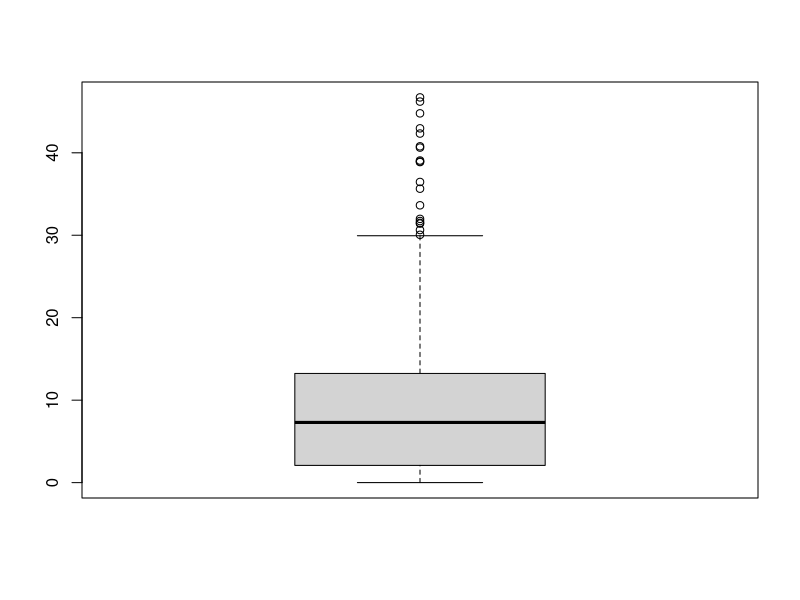
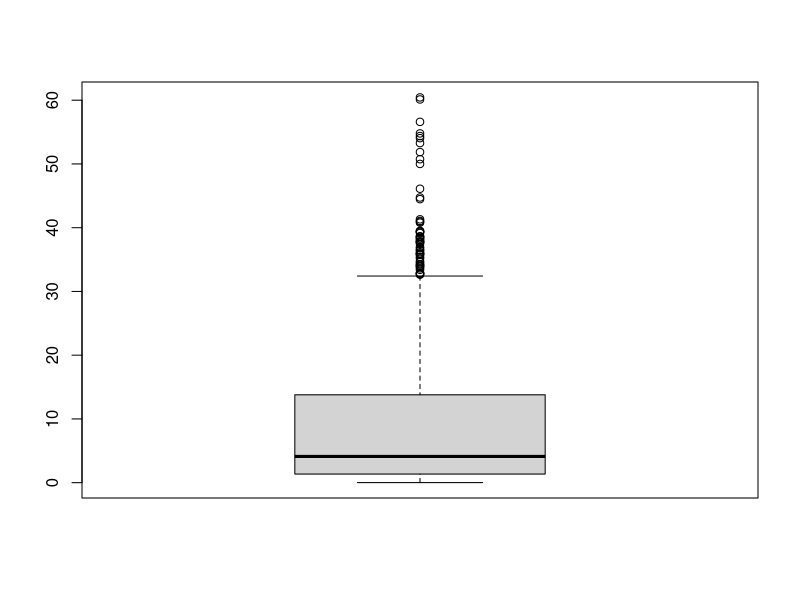
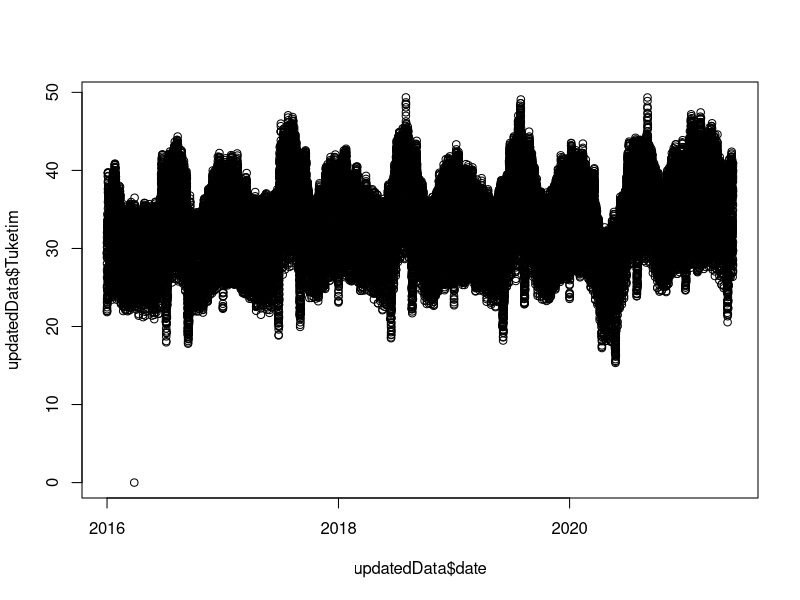

The R source for these figures, in order:
## ---- chunk 1
knitr::opts_chunk$set(echo = TRUE)
## ---- chunk 2
library(readr)
library(ggplot2) 
library(MASS)
library(tidyverse)
library(dplyr)
library(lubridate)
library(glmnet)
## ---- chunk 3
consumptionData <- read_csv("GercekZamanliTuketim-01012016-31052021.csv")
str(consumptionData)
## ---- chunk 4
modifiedData <- mutate(consumptionData, date=dmy(Tarih), hour = as.character(Saat), hour = substring (hour, 1, 2))
## ---- chunk 5
lag48 <- lag(modifiedData, 48)
lag168 <- lag(modifiedData, 168)

updatedData <- mutate(modifiedData, 
                      lag48Tuketim=lag48$Tuketim, 
                      lag168Tuketim=lag168$Tuketim,
                      lag48Err=100*abs((lag48$Tuketim - modifiedData$Tuketim)/
                                    modifiedData$Tuketim),
                      lag168Err=100*abs((lag168$Tuketim - modifiedData$Tuketim)/
                                    modifiedData$Tuketim))
## ---- chunk 6
testPeriod <- filter(updatedData, date>=as_date('2021-05-01'))
## ---- chunk 7
summary(testPeriod$lag48Err)
summary(testPeriod$lag168Err)
quantile(testPeriod$lag48Err,probs = c(0,0.1,0.25,0.5,0.75,0.9))
quantile(testPeriod$lag168Err,probs = c(0,0.1,0.25,0.5,0.75,0.9))
cor(testPeriod$Tuketim,testPeriod$lag48Tuketim)
cor(testPeriod$Tuketim,testPeriod$lag168Tuketim)
## ---- chunk 8
boxplot(testPeriod$lag48Err)
boxplot(testPeriod$lag168Err)
## ---- chunk 9
plot(updatedData$date, updatedData$Tuketim)
## ---- chunk 10
linear_model <- lm(Tuketim ~ lag168Tuketim + lag48Tuketim, data=testPeriod)
summary(linear_model)
## ---- chunk 11
predicted_linear_model <- predict(linear_model, testPeriod)
## ---- chunk 12
testPeriod <- mutate(testPeriod, linear_MAPE=100*(abs(testPeriod$Tuketim-predicted_linear_model)/testPeriod$Tuketim))
summary(testPeriod$linear_MAPE)
## ---- chunk 13
modal_cons_h0 <- lm(Tuketim ~ lag168Tuketim + lag48Tuketim, data = testPeriod %>% filter(hour == "00"))
modal_cons_h1 <- lm(Tuketim ~ lag168Tuketim + lag48Tuketim, data = testPeriod %>% filter(hour == "01"))
modal_cons_h2 <- lm(Tuketim ~ lag168Tuketim + lag48Tuketim, data = testPeriod %>% filter(hour == "02"))
modal_cons_h3 <- lm(Tuketim ~ lag168Tuketim + lag48Tuketim, data = testPeriod %>% filter(hour == "03"))
modal_cons_h4 <- lm(Tuketim ~ lag168Tuketim + lag48Tuketim, data = testPeriod %>% filter(hour == "04"))
modal_cons_h5 <- lm(Tuketim ~ lag168Tuketim + lag48Tuketim, data = testPeriod %>% filter(hour == "05"))
modal_cons_h6 <- lm(Tuketim ~ lag168Tuketim + lag48Tuketim, data = testPeriod %>% filter(hour == "06"))
modal_cons_h7 <- lm(Tuketim ~ lag168Tuketim + lag48Tuketim, data = testPeriod %>% filter(hour == "07"))
modal_cons_h8 <- lm(Tuketim ~ lag168Tuketim + lag48Tuketim, data = testPeriod %>% filter(hour == "08"))
modal_cons_h9 <- lm(Tuketim ~ lag168Tuketim + lag48Tuketim, data = testPeriod %>% filter(hour == "09"))
modal_cons_h10 <- lm(Tuketim ~ lag168Tuketim + lag48Tuketim, data = testPeriod %>% filter(hour == "10"))
modal_cons_h11 <- lm(Tuketim ~ lag168Tuketim + lag48Tuketim, data = testPeriod %>% filter(hour == "11"))
modal_cons_h12 <- lm(Tuketim ~ lag168Tuketim + lag48Tuketim, data = testPeriod %>% filter(hour == "12"))
modal_cons_h13 <- lm(Tuketim ~ lag168Tuketim + lag48Tuketim, data = testPeriod %>% filter(hour == "13"))
modal_cons_h14 <- lm(Tuketim ~ lag168Tuketim + lag48Tuketim, data = testPeriod %>% filter(hour == "14"))
modal_cons_h15 <- lm(Tuketim ~ lag168Tuketim + lag48Tuketim, data = testPeriod %>% filter(hour == "15"))
modal_cons_h16 <- lm(Tuketim ~ lag168Tuketim + lag48Tuketim, data = testPeriod %>% filter(hour == "16"))
modal_cons_h17 <- lm(Tuketim ~ lag168Tuketim + lag48Tuketim, data = testPeriod %>% filter(hour == "17"))
modal_cons_h18 <- lm(Tuketim ~ lag168Tuketim + lag48Tuketim, data = testPeriod %>% filter(hour == "18"))
modal_cons_h19 <- lm(Tuketim ~ lag168Tuketim + lag48Tuketim, data = testPeriod %>% filter(hour == "19"))
modal_cons_h20 <- lm(Tuketim ~ lag168Tuketim + lag48Tuketim, data = testPeriod %>% filter(hour == "20"))
modal_cons_h21 <- lm(Tuketim ~ lag168Tuketim + lag48Tuketim, data = testPeriod %>% filter(hour == "21"))
modal_cons_h22 <- lm(Tuketim ~ lag168Tuketim + lag48Tuketim, data = testPeriod %>% filter(hour == "22"))
modal_cons_h23 <- lm(Tuketim ~ lag168Tuketim + lag48Tuketim, data = testPeriod %>% filter(hour == "23"))
## ---- chunk 14
test_set_h0 <- testPeriod %>% filter(hour == "00")
test_set_h1 <- testPeriod %>% filter(hour == "01")
test_set_h2 <- testPeriod %>% filter(hour == "02")
test_set_h3 <- testPeriod %>% filter(hour == "03")
test_set_h4 <- testPeriod %>% filter(hour == "04")
test_set_h5 <- testPeriod %>% filter(hour == "05")
test_set_h6 <- testPeriod %>% filter(hour == "06")
test_set_h7 <- testPeriod %>% filter(hour == "07")
test_set_h8 <- testPeriod %>% filter(hour == "08")
test_set_h9 <- testPeriod %>% filter(hour == "09")
test_set_h10 <- testPeriod %>% filter(hour == "10")
test_set_h11 <- testPeriod %>% filter(hour == "11")
test_set_h12 <- testPeriod %>% filter(hour == "12")
test_set_h13 <- testPeriod %>% filter(hour == "13")
test_set_h14 <- testPeriod %>% filter(hour == "14")
test_set_h15 <- testPeriod %>% filter(hour == "15")
test_set_h16 <- testPeriod %>% filter(hour == "16")
test_set_h17 <- testPeriod %>% filter(hour == "17")
test_set_h18 <- testPeriod %>% filter(hour == "18")
test_set_h19 <- testPeriod %>% filter(hour == "19")
test_set_h20 <- testPeriod %>% filter(hour == "10")
test_set_h21 <- testPeriod %>% filter(hour == "21")
test_set_h22 <- testPeriod %>% filter(hour == "22")
test_set_h23 <- testPeriod %>% filter(hour == "23")
## ---- chunk 15
test_set_pred_h0 <- predict(modal_cons_h0, newdata = test_set_h0)
summary((abs(test_set_h0$Tuketim - test_set_pred_h0) / abs(test_set_h0$Tuketim)) * 100)
## ---- chunk 16
test_set_pred_h1 <- predict(modal_cons_h1, newdata = test_set_h1)
summary((abs(test_set_h1$Tuketim - test_set_pred_h1) / abs(test_set_h1$Tuketim)) * 100)
## ---- chunk 17
test_set_pred_h2 <- predict(modal_cons_h2, newdata = test_set_h2)
summary((abs(test_set_h2$Tuketim - test_set_pred_h2) / abs(test_set_h2$Tuketim)) * 100)
## ---- chunk 18
test_set_pred_h3 <- predict(modal_cons_h3, newdata = test_set_h3)
summary((abs(test_set_h3$Tuketim - test_set_pred_h3) / abs(test_set_h3$Tuketim)) * 100)
## ---- chunk 19
test_set_pred_h4 <- predict(modal_cons_h4, newdata = test_set_h4)
summary((abs(test_set_h4$Tuketim - test_set_pred_h4) / abs(test_set_h4$Tuketim)) * 100)
## ---- chunk 20
test_set_pred_h5 <- predict(modal_cons_h5, newdata = test_set_h5)
summary((abs(test_set_h5$Tuketim - test_set_pred_h5) / abs(test_set_h5$Tuketim)) * 100)
## ---- chunk 21
test_set_pred_h6 <- predict(modal_cons_h6, newdata = test_set_h6)
summary((abs(test_set_h6$Tuketim - test_set_pred_h6) / abs(test_set_h6$Tuketim)) * 100)
## ---- chunk 22
test_set_pred_h7 <- predict(modal_cons_h7, newdata = test_set_h7)
summary((abs(test_set_h7$Tuketim - test_set_pred_h7) / abs(test_set_h7$Tuketim)) * 100)
## ---- chunk 23
test_set_pred_h8 <- predict(modal_cons_h8, newdata = test_set_h8)
summary((abs(test_set_h8$Tuketim - test_set_pred_h8) / abs(test_set_h8$Tuketim)) * 100)
## ---- chunk 24
test_set_pred_h9 <- predict(modal_cons_h9, newdata = test_set_h9)
summary((abs(test_set_h9$Tuketim - test_set_pred_h9) / abs(test_set_h9$Tuketim)) * 100)
## ---- chunk 25
test_set_pred_h10 <- predict(modal_cons_h10, newdata = test_set_h10)
summary((abs(test_set_h10$Tuketim - test_set_pred_h10) / abs(test_set_h10$Tuketim)) * 100)
## ---- chunk 26
test_set_pred_h11 <- predict(modal_cons_h11, newdata = test_set_h11)
summary((abs(test_set_h11$Tuketim - test_set_pred_h11) / abs(test_set_h11$Tuketim)) * 100)
## ---- chunk 27
test_set_pred_h12 <- predict(modal_cons_h12, newdata = test_set_h12)
summary((abs(test_set_h12$Tuketim - test_set_pred_h12) / abs(test_set_h12$Tuketim)) * 100)
## ---- chunk 28
test_set_pred_h13 <- predict(modal_cons_h13, newdata = test_set_h13)
summary((abs(test_set_h13$Tuketim - test_set_pred_h13) / abs(test_set_h13$Tuketim)) * 100)
## ---- chunk 29
test_set_pred_h14 <- predict(modal_cons_h14, newdata = test_set_h14)
summary((abs(test_set_h14$Tuketim - test_set_pred_h14) / abs(test_set_h14$Tuketim)) * 100)
## ---- chunk 30
test_set_pred_h15 <- predict(modal_cons_h15, newdata = test_set_h15)
summary((abs(test_set_h15$Tuketim - test_set_pred_h15) / abs(test_set_h15$Tuketim)) * 100)
## ---- chunk 31
test_set_pred_h16 <- predict(modal_cons_h16, newdata = test_set_h16)
summary((abs(test_set_h16$Tuketim - test_set_pred_h16) / abs(test_set_h16$Tuketim)) * 100)
## ---- chunk 32
test_set_pred_h17 <- predict(modal_cons_h17, newdata = test_set_h17)
summary((abs(test_set_h17$Tuketim - test_set_pred_h17) / abs(test_set_h17$Tuketim)) * 100)
## ---- chunk 33
test_set_pred_h18 <- predict(modal_cons_h18, newdata = test_set_h18)
summary((abs(test_set_h18$Tuketim - test_set_pred_h18) / abs(test_set_h18$Tuketim)) * 100)
## ---- chunk 34
test_set_pred_h19 <- predict(modal_cons_h19, newdata = test_set_h19)
summary((abs(test_set_h19$Tuketim - test_set_pred_h19) / abs(test_set_h19$Tuketim)) * 100)
## ---- chunk 35
test_set_pred_h20 <- predict(modal_cons_h20, newdata = test_set_h20)
summary((abs(test_set_h20$Tuketim - test_set_pred_h20) / abs(test_set_h20$Tuketim)) * 100)
## ---- chunk 36
test_set_pred_h21 <- predict(modal_cons_h21, newdata = test_set_h21)
summary((abs(test_set_h21$Tuketim - test_set_pred_h21) / abs(test_set_h21$Tuketim)) * 100)
## ---- chunk 37
test_set_pred_h22 <- predict(modal_cons_h22, newdata = test_set_h22)
summary((abs(test_set_h22$Tuketim - test_set_pred_h22) / abs(test_set_h22$Tuketim)) * 100)
## ---- chunk 38
test_set_pred_h23 <- predict(modal_cons_h23, newdata = test_set_h23)
summary((abs(test_set_h23$Tuketim - test_set_pred_h23) / abs(test_set_h23$Tuketim)) * 100)
